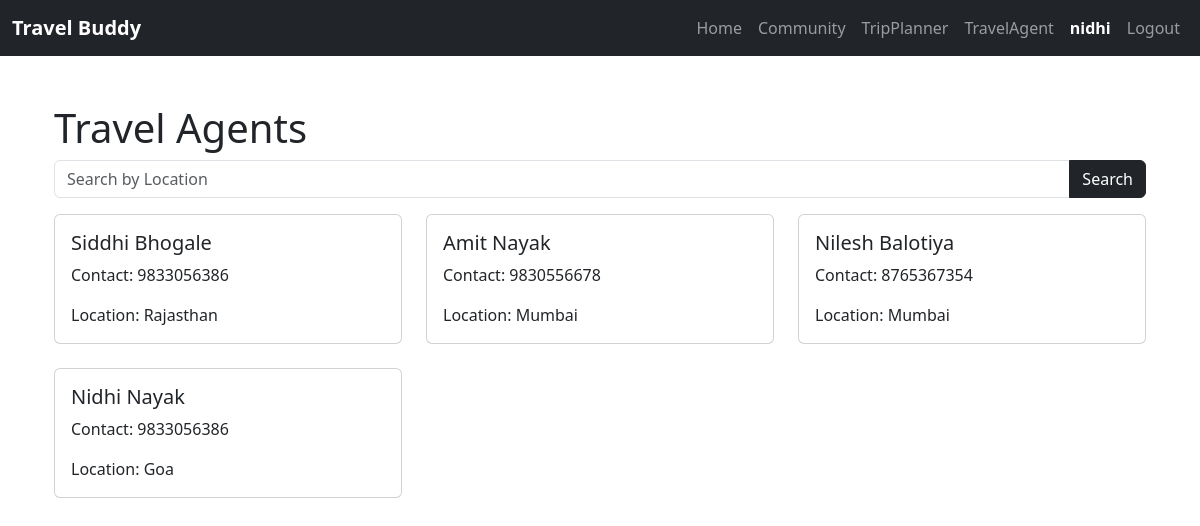
The page /travel-agents (signed in) on the database as committed earlier.
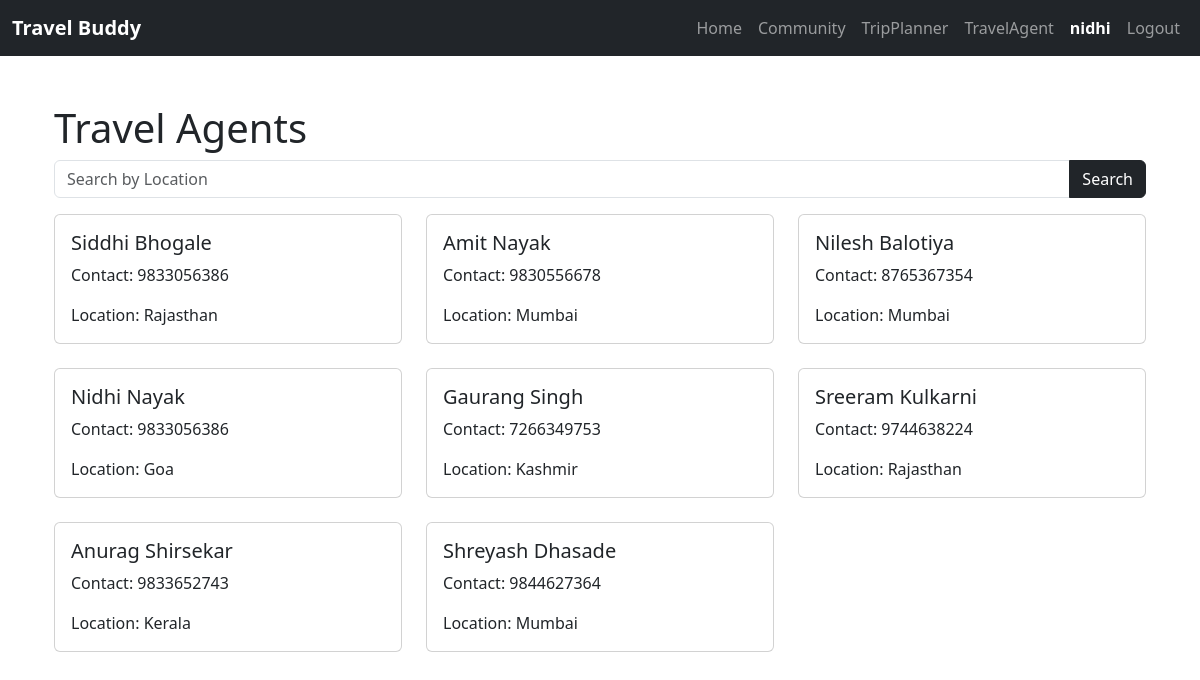
The same page on the database as committed later.
### website/models.py (models this page shows)
class User(db.Model, UserMixin):
    id = db.Column(db.Integer, primary_key=True)
    email = db.Column(db.String(150), unique=True)
    username = db.Column(db.String(150), unique=True)
    password = db.Column(db.String(150))
    date_created = db.Column(db.DateTime(timezone=True), default=func.now())
    posts = db.relationship('Post', backref='user', passive_deletes=True)
    comments = db.relationship('Comment', backref='user', passive_deletes=True)
    likes = db.relationship('Like', backref='user', passive_deletes=True)

class TravelAgent(db.Model):
    id = db.Column(db.Integer, primary_key=True)
    name = db.Column(db.String(100), nullable=False)
    contact = db.Column(db.Integer, nullable=False)
    location = db.Column(db.String(50), nullable=False)

### website/views.py (the view)
@views.route("/travel-agents", methods=['GET', 'POST'])
@login_required
def travel_agents():
    if request.method == 'POST':
        location = request.form.get('location')
        agents = TravelAgent.query.filter(TravelAgent.location.ilike(f"%{location}%")).all()
    else:
        agents = TravelAgent.query.all()
    return render_template("travel_agents.html", user=current_user, agents=agents)

### website/__init__.py (called while the page is built)
def create_app():
    app = Flask(__name__)
    app.config['SECRET_KEY'] = "helloworld"
    app.config['SQLALCHEMY_DATABASE_URI'] = f'sqlite:///{DB_NAME}'
    db.init_app(app)
    from .views import views
    from .auth import auth
    app.register_blueprint(views, url_prefix="/")
    app.register_blueprint(auth, url_prefix="/")
    from .models import User, Post, Comment, Like
    create_database(app)
    login_manager = LoginManager()
    login_manager.login_view = "auth.login"
    login_manager.init_app(app)
    @login_manager.user_loader
    def load_user(id):
        return User.query.get(int(id))
    return app

### website/templates/travel_agents.html (shortened to what this page needs)
{% extends "base.html" %} {% block title %}Travel Agents{% endblock %} {% block
content %}
<div class="container">
  <h1 class="mt-5">Travel Agents</h1>
  <form method="POST" class="mb-3">
    <div class="input-group">
      <input
        type="text"
        class="form-control"
        name="location"
        placeholder="Search by Location"
      />
      <button type="submit" class="btn btn-dark">Search</button>
    </div>
  </form>
  <div class="row">
    {% for agent in agents %}
    <div class="col-md-4 mb-4">
      <div class="card zoom-effect">
        <div class="card-body">
          <h5 class="card-title">{{ agent.name }}</h5>
          <p class="card-text">Contact: {{ agent.contact }}</p>
          <p class="card-text">Location: {{ agent.location }}</p>
        </div>
      </div>
    </div>
    {% endfor %}
  </div>
</div>
{% endblock %}

### website/templates/base.html (shortened to what this page needs)
<!DOCTYPE html>
<html lang="en">
  <head>
    <link
      href="https://cdn.jsdelivr.net/npm/bootstrap@5.3.2/dist/css/bootstrap.min.css"
      rel="stylesheet"
    />
  </head>
  <body>
    <nav class="navbar navbar-expand-lg navbar-dark bg-dark">
      <div class="container-fluid">
        <div class="navbar-brand">
          <strong style="color: white">Travel Buddy</strong>
        </div>
        <div class="collapse navbar-collapse" id="navbar">
          <div class="navbar-nav ms-auto">
            <a class="nav-item nav-link" href="/places">Home</a>
            <a class="nav-item nav-link" href="/home">Community</a>
            <a class="nav-item nav-link" href="/plan">TripPlanner</a>
            <a class="nav-item nav-link" href="/travel-agents">TravelAgent</a>
            {% if user.is_authenticated %}
            <a class="nav-item nav-link" href="/posts/{{ user.username }}">
              <strong style="color: white">{{ user.username }}</strong>
            </a>
            <a class="nav-item nav-link" href="/logout">Logout</a>
            {% else %}
            <a class="nav-item nav-link" href="/login">Login</a>
            <a class="nav-item nav-link" href="/sign-up">Sign Up</a>
            {% endif %}
          </div>
        </div>
      </div>
    </nav>
    <div class="container">{% block content %}{% endblock %}</div>
  </body>
</html>

### website/templates/travel_agents.html (style rules this page uses)
.zoom-effect { transition: transform 0.3s; }

Rows that differ between the two databases and show on the page:
added TravelAgent: name "Gaurang Singh", contact "7266349753", location "Kashmir"
added TravelAgent: name "Sreeram Kulkarni", contact "9744638224", location "Rajasthan"
added TravelAgent: name "Anurag Shirsekar", contact "9833652743", location "Kerala"
added TravelAgent: name "Shreyash Dhasade", contact "9844627364", location "Mumbai"
